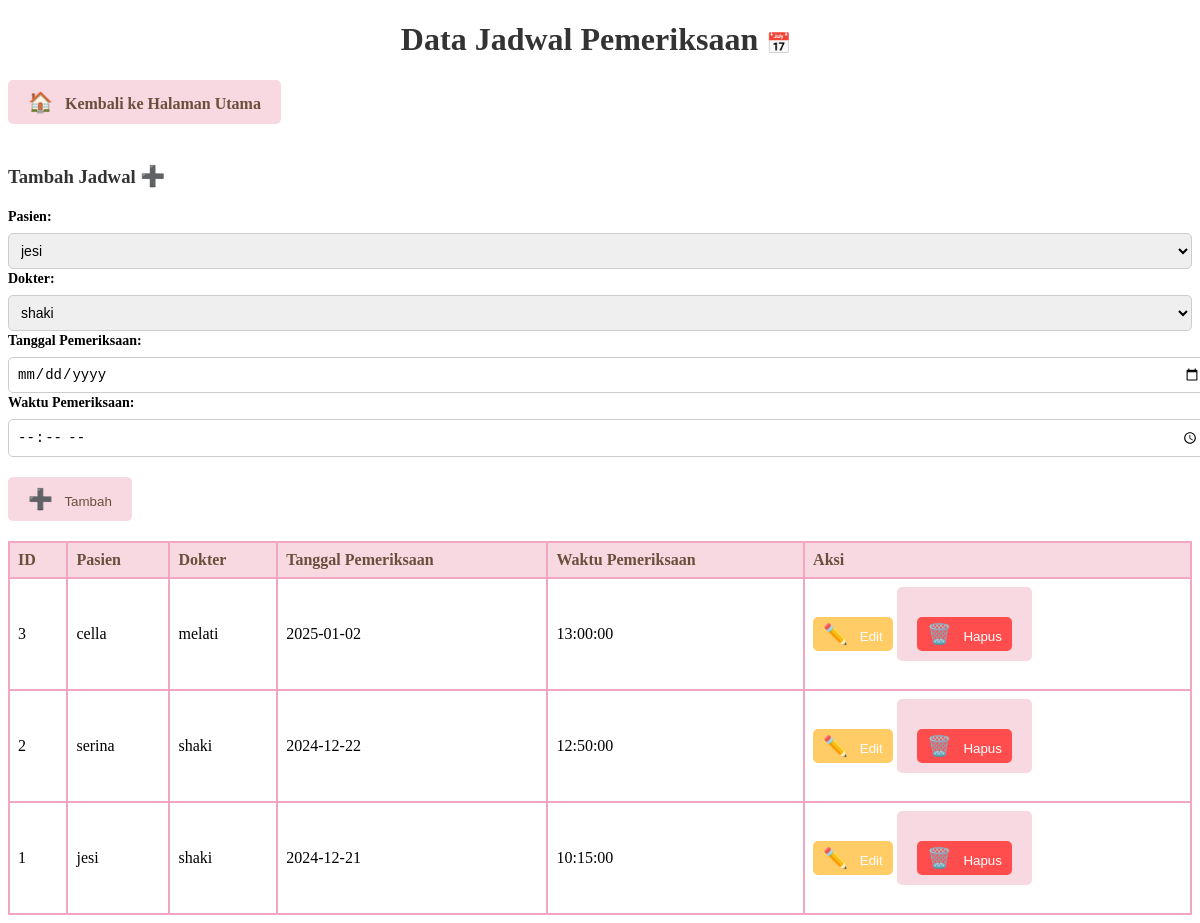
The app's page /data_jadwal.php (signed in) with its own data.
### tables this page shows
CREATE TABLE `jadwal` (
  `id` int(11) NOT NULL,
  `pasien_id` int(11) NOT NULL,
  `dokter_id` int(11) NOT NULL,
  `tanggal_pemeriksaan` date NOT NULL,
  `waktu_pemeriksaan` time NOT NULL
);

CREATE TABLE `pasien` (
  `id` int(11) NOT NULL,
  `nama` varchar(100) NOT NULL,
  `usia` int(11) NOT NULL,
  `jenis_kelamin` enum('Laki-laki','Perempuan') NOT NULL,
  `keluhan` text NOT NULL
);

CREATE TABLE `dokter` (
  `id` int(11) NOT NULL,
  `nama` varchar(100) NOT NULL,
  `spesialisasi` varchar(100) NOT NULL,
  `jadwal_praktek` varchar(100) DEFAULT NULL,
  `kontak` varchar(50) DEFAULT NULL
);

### data_jadwal.php (the view, shortened to what this page needs)
<?php
include_once("config.php");
$result = mysqli_query($mysqli, "SELECT jadwal.*, pasien.nama AS pasien_nama, dokter.nama AS dokter_nama FROM jadwal
                                 JOIN pasien ON jadwal.pasien_id = pasien.id
                                 JOIN dokter ON jadwal.dokter_id = dokter.id ORDER BY jadwal.id DESC");
?>
<!DOCTYPE html>
<html lang="id">
<head>
</head>
<body>
    <h1 style="text-align: center; color: #333;">Data Jadwal Pemeriksaan <span class="emoji">📅</span></h1>
    <a href="index.php"><span class="emoji">🏠</span> Kembali ke Halaman Utama</a>
    <div class="form-container">
        <form method="POST">
            <h3>Tambah Jadwal <span class="emoji">➕</span></h3>
            <label>Pasien:</label>
            <select name="pasien_id" required>
                <?php
                $pasien_result = mysqli_query($mysqli, "SELECT * FROM pasien");
                while ($pasien = mysqli_fetch_assoc($pasien_result)) {
                    echo "<option value='".$pasien['id']."'>".$pasien['nama']."</option>";
                }
                ?>
            </select><br>
            <label>Dokter:</label>
            <select name="dokter_id" required>
                <?php
                $dokter_result = mysqli_query($mysqli, "SELECT * FROM dokter");
                while ($dokter = mysqli_fetch_assoc($dokter_result)) {
                    echo "<option value='".$dokter['id']."'>".$dokter['nama']."</option>";
                }
                ?>
            </select><br>
            <label>Tanggal Pemeriksaan:</label>
            <input type="date" name="tanggal_pemeriksaan" required><br>
            <label>Waktu Pemeriksaan:</label>
            <input type="time" name="waktu_pemeriksaan" required><br>
            <button type="submit" name="add_jadwal"><span class="emoji">➕</span> Tambah</button>
        </form>
    </div>
    <table>
        <thead>
            <tr>
                <th>ID</th>
                <th>Pasien</th>
                <th>Dokter</th>
                <th>Tanggal Pemeriksaan</th>
                <th>Waktu Pemeriksaan</th>
                <th>Aksi</th>
            </tr>
        </thead>
        <tbody>
            <?php while ($data = mysqli_fetch_assoc($result)): ?>
            <tr>
                <td><?php echo $data['id']; ?></td>
                <td><?php echo $data['pasien_nama']; ?></td>
                <td><?php echo $data['dokter_nama']; ?></td>
                <td><?php echo $data['tanggal_pemeriksaan']; ?></td>
                <td><?php echo $data['waktu_pemeriksaan']; ?></td>
                <td>
                    <button class="edit-button"><span class="emoji">✏️</span> Edit</button>
                    <a href="data_jadwal.php?delete=<?php echo $data['id']; ?>">
                        <button class="delete-button"><span class="emoji">🗑️</span> Hapus</button>
                    </a>
                </td>
            </tr>
            <?php endwhile; ?>
        </tbody>
    </table>
</body>
</html>

### data_jadwal.php (style rules this page uses)
table { width: 100%; border-collapse: collapse; }
table, th, td { border: 2px solid #f2a6c4; }
th, td { padding: 8px; text-align: left; }
th { background-color: #f8d8e1; color: #6b4f3d; }
td { background-color: #ffffff; }
.form-container { margin: 20px 0; }
.form-container h3 { color: #333; }
label { margin-top: 10px; font-size: 14px; font-weight: bold; }
select, input { padding: 8px; width: 100%; border: 1px solid #ccc; border-radius: 5px; margin-top: 8px; font-size: 14px; }
button { background-color: #f8d8e1; color: #6b4f3d; padding: 10px 20px; border: none; border-radius: 5px; cursor: pointer; margin-top: 20px; }
a { background-color: #f8d8e1; padding: 10px 20px; text-decoration: none; border-radius: 5px; color: #6b4f3d; font-weight: bold; margin-bottom: 20px; display: inline-block; }
.delete-button { background-color: #ff4d4d; color: white; padding: 5px 10px; border: none; border-radius: 5px; cursor: pointer; }
.edit-button { background-color: #ffcc66; color: white; padding: 5px 10px; border: none; border-radius: 5px; cursor: pointer; }
.emoji { font-size: 20px; margin-right: 8px; }

### records on screen
jadwal: id "3", pasien.nama "cella", dokter.nama "melati", tanggal_pemeriksaan "2025-01-02", waktu_pemeriksaan "13:00:00"
jadwal: id "2", pasien.nama "serina", dokter.nama "shaki", tanggal_pemeriksaan "2024-12-22", waktu_pemeriksaan "12:50:00"
jadwal: id "1", pasien.nama "jesi", dokter.nama "shaki", tanggal_pemeriksaan "2024-12-21", waktu_pemeriksaan "10:15:00"

### other values on screen
form field pasien_id "jesi"
form field dokter_id "shaki"
